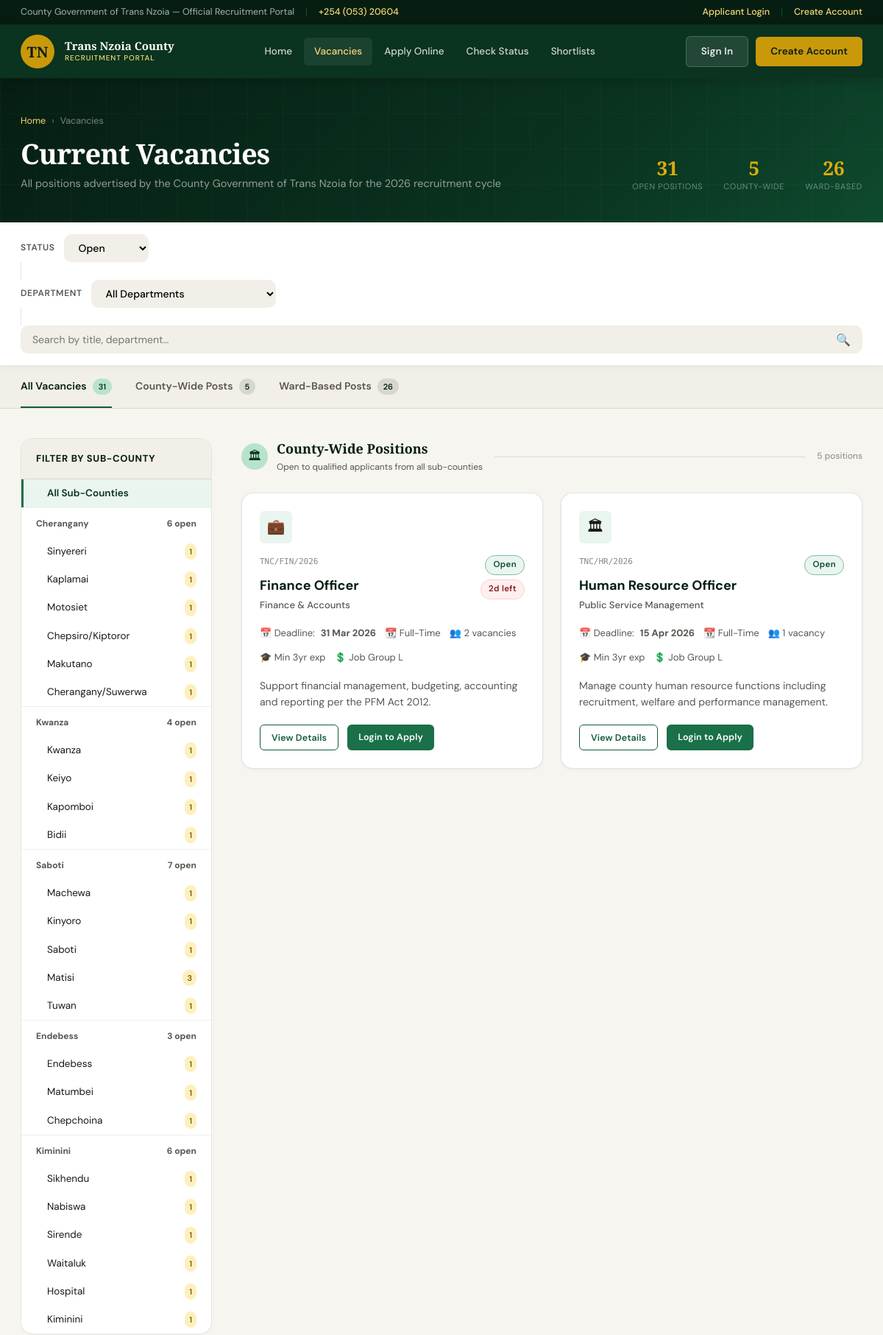
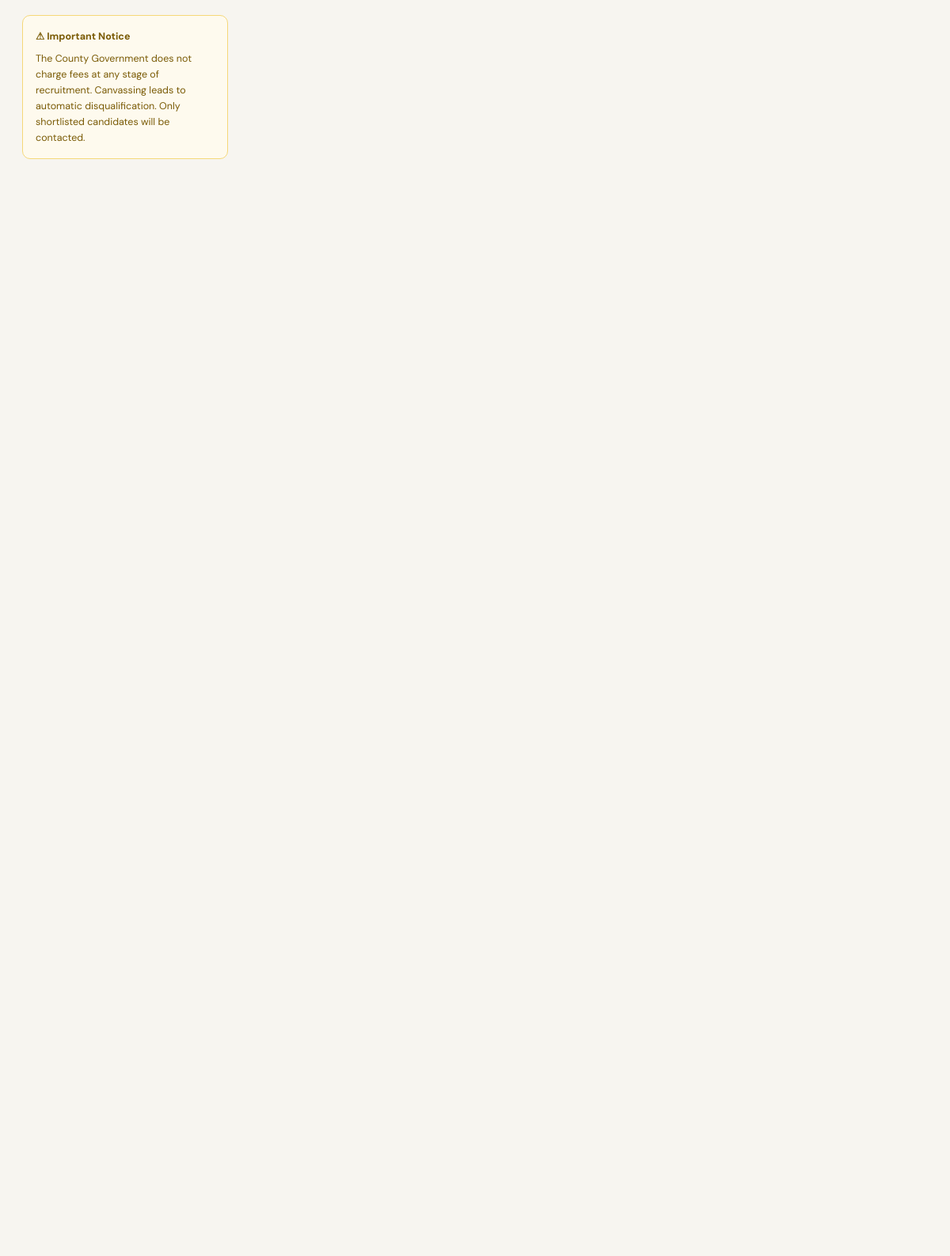
/jobs.php (upper part), run on the app's committed database (2 pictures, top to bottom).
### tables this page shows
CREATE TABLE `jobs` (
  `id` int(10) unsigned NOT NULL AUTO_INCREMENT,
  `job_code` varchar(30) NOT NULL,
  `title` varchar(200) NOT NULL,
  `department` varchar(200) NOT NULL,
  `type` enum('Full-Time','Part-Time','Contract','Internship') NOT NULL DEFAULT 'Full-Time',
  `deadline` date NOT NULL,
  `posted_date` date NOT NULL DEFAULT curdate(),
  `status` varchar(50) DEFAULT 'Open',
  `vacancies` tinyint(3) unsigned NOT NULL DEFAULT 1,
  `min_experience` tinyint(3) unsigned NOT NULL DEFAULT 0,
  `salary_scale` varchar(80) DEFAULT NULL,
  `scope` enum('county_wide','ward_specific') NOT NULL DEFAULT 'county_wide',
  `target_sub_county` varchar(60) DEFAULT NULL,
  `target_ward` varchar(80) DEFAULT NULL,
  `description` text NOT NULL,
  `requirements` text DEFAULT NULL,
  `responsibilities` text DEFAULT NULL,
  `source` enum('manual','bulk_import') NOT NULL DEFAULT 'manual',
  `created_by` int(10) unsigned DEFAULT NULL,
  `created_at` datetime NOT NULL DEFAULT current_timestamp(),
  `updated_at` datetime NOT NULL DEFAULT current_timestamp() ON UPDATE current_timestamp(),
  `job_group` varchar(100) DEFAULT NULL,
  `terms` varchar(100) DEFAULT NULL,
  `duties` text DEFAULT NULL,
  PRIMARY KEY (`id`),
  UNIQUE KEY `job_code` (`job_code`),
  KEY `created_by` (`created_by`),
  KEY `idx_status` (`status`),
  KEY `idx_deadline` (`deadline`),
  CONSTRAINT `jobs_ibfk_1` FOREIGN KEY (`created_by`) REFERENCES `users` (`id`) ON DELETE SET NULL
);

### includes/auth.php (called while the page is built, shortened)
<?php
function is_logged_in(): bool {
    return isset($_SESSION['tnc_user']['id']);
}

### jobs.php (the view, shortened to what this page needs)
<?php
require_once __DIR__ . '/includes/auth.php';
$pdo = db();
$filter_scope  = $_GET['scope']  ?? 'all';
$filter_sc     = $_GET['sc']     ?? '';
$filter_status = $_GET['status'] ?? 'Open';
$filter_dept   = $_GET['dept']   ?? '';
$filter_q      = trim($_GET['q'] ?? '');
$where  = ['1=1'];
$params = [];
if ($filter_status !== 'all') {
    $where[]  = 'status = ?';
    $params[] = $filter_status;
}
$sql = "SELECT * FROM jobs WHERE " . implode(' AND ', $where) . "
        ORDER BY
          FIELD(status,'Open','Closed','Draft','Cancelled'),
          scope ASC,
          target_sub_county ASC,
          deadline ASC";
$stmt = $pdo->prepare($sql);
$stmt->execute($params);
$all_jobs = $stmt->fetchAll();
$county_jobs = array_filter($all_jobs, fn($j) => $j['scope'] === 'county_wide');
$ward_jobs   = array_filter($all_jobs, fn($j) => $j['scope'] === 'ward_specific');
$counts = $pdo->query("
    SELECT scope, COUNT(*) as cnt FROM jobs WHERE status='Open' GROUP BY scope
")->fetchAll();
$cnt = ['county_wide' => 0, 'ward_specific' => 0, 'all' => 0];
foreach ($counts as $c) {
    $cnt[$c['scope']] = (int)$c['cnt'];
    $cnt['all'] += (int)$c['cnt'];
}
$dept_icons = [
    'Finance'    => '💼', 'ICT'     => '💻', 'Health'   => '🏥',
    'Education'  => '🎓', 'Agriculture' => '🌾', 'Legal' => '⚖️',
    'Public'     => '🏛',
];
function dept_icon(string $dept, array $map): string {
    foreach ($map as $key => $icon) {
        if (stripos($dept, $key) !== false) return $icon;
    }
    return '🏛';
}
function days_badge(string $deadline): string {
    $d = ceil((strtotime($deadline) - time()) / 86400);
    if ($d <= 7) return '<span class="badge badge-danger">' . $d . 'd left</span>';
    return '';
}
?>
<?php
require_once __DIR__ . '/includes/partials/header.php';
?>
<div class="page-hdr">
  <div class="container">
    <div class="page-hdr-left">
      <div class="breadcrumb">
        <a href="index.php">Home</a>
        <span class="breadcrumb-sep">›</span>
        <span>Vacancies</span>
      </div>
      <h1>Current Vacancies</h1>
      <div class="page-hdr-sub">All positions advertised by the County Government of Trans Nzoia for the 2026 recruitment cycle</div>
    </div>
    <div class="page-hdr-stats">
      <div class="hdr-stat">
        <div class="hdr-stat-num"><?= $cnt['all'] ?></div>
        <div class="hdr-stat-lbl">Open Positions</div>
      </div>
      <div class="hdr-stat">
        <div class="hdr-stat-num"><?= $cnt['county_wide'] ?></div>
        <div class="hdr-stat-lbl">County-Wide</div>
      </div>
      <div class="hdr-stat">
        <div class="hdr-stat-num"><?= $cnt['ward_specific'] ?></div>
        <div class="hdr-stat-lbl">Ward-Based</div>
      </div>
    </div>
  </div>
</div>
<div class="filter-bar">
  <div class="container">
    <form method="GET" style="display:contents">
      <div class="filter-group">
        <label class="filter-label">Status</label>
        <select class="filter-select" name="status" onchange="this.form.submit()">
          <option value="Open"  <?= $filter_status==='Open'  ?'selected':'' ?>>Open</option>
        </select>
      </div>
      <div class="filter-group">
        <label class="filter-label">Department</label>
        <select class="filter-select" name="dept" onchange="this.form.submit()">
          <option value="">All Departments</option>
        </select>
      </div>
      <div class="filter-search">
        <input type="text" name="q" value="<?= htmlspecialchars($filter_q) ?>" placeholder="Search by title, department…">
        <button type="submit">&#128269;</button>
      </div>
    </form>
  </div>
</div>
<div class="scope-tabs">
  <div class="container">
    <a href="?scope=all&status=<?= urlencode($filter_status) ?>&dept=<?= urlencode($filter_dept) ?>&q=<?= urlencode($filter_q) ?>"
       class="scope-tab <?= $filter_scope==='all'?'active':'' ?>">
      All Vacancies <span class="tab-count"><?= count($all_jobs) ?></span>
    </a>
    <a href="?scope=county_wide&status=<?= urlencode($filter_status) ?>&dept=<?= urlencode($filter_dept) ?>&q=<?= urlencode($filter_q) ?>"
       class="scope-tab <?= $filter_scope==='county_wide'?'active':'' ?>">
      County-Wide Posts <span class="tab-count"><?= count($county_jobs) ?></span>
    </a>
    <a href="?scope=ward_specific&status=<?= urlencode($filter_status) ?>&dept=<?= urlencode($filter_dept) ?>&q=<?= urlencode($filter_q) ?>"
       class="scope-tab <?= $filter_scope==='ward_specific'?'active':'' ?>">
      Ward-Based Posts <span class="tab-count"><?= count($ward_jobs) ?></span>
    </a>
  </div>
</div>
<div class="page-body">
  <div class="container">
    <aside class="sidebar">
      <?php if ($filter_scope !== 'county_wide'): ?>
      <div class="sidebar-card">
        <div class="sidebar-hdr">Filter by Sub-County</div>
        <div class="sidebar-body">
          <div class="ward-item <?= $filter_sc===''?'active':'' ?>"
               onclick="location='?scope=<?= urlencode($filter_scope) ?>&status=<?= urlencode($filter_status) ?>&dept=<?= urlencode($filter_dept) ?>&q=<?= urlencode($filter_q) ?>'">
            <span>All Sub-Counties</span>
          </div>
          <?php foreach (SUB_COUNTIES as $sc => $wards):
            $open_in_sc = count(array_filter($ward_jobs, fn($j) => $j['target_sub_county'] === $sc && $j['status']==='Open'));
          ?>
          <div class="sc-group">
            <div class="sc-group-label"><?= htmlspecialchars($sc) ?> <span><?= $open_in_sc ?> open</span></div>
            <ul class="ward-list">
              <?php foreach ($wards as $ward):
                $open_in_ward = count(array_filter($ward_jobs, fn($j) => $j['target_ward']===$ward && $j['status']==='Open'));
              ?>
              <li class="ward-item <?= ($filter_sc===$sc)?'active':'' ?>"
                  onclick="location='?scope=ward_specific&sc=<?= urlencode($sc) ?>&status=<?= urlencode($filter_status) ?>&dept=<?= urlencode($filter_dept) ?>&q=<?= urlencode($filter_q) ?>'">
                <span><?= htmlspecialchars($ward) ?></span>
                <?php if ($open_in_ward): ?>
                  <span class="ward-open-badge"><?= $open_in_ward ?></span>
                <?php endif; ?>
              </li>
              <?php endforeach; ?>
            </ul>
          </div>
          <?php endforeach; ?>
        </div>
      </div>
      <?php endif; ?>
      <div class="notice-box">
        <strong>&#9888; Important Notice</strong>
        The County Government does not charge fees at any stage of recruitment.
        Canvassing leads to automatic disqualification.
        Only shortlisted candidates will be contacted.
      </div>
    </aside>
    <div class="content-area">
      <?php if (empty($all_jobs)): ?>
        <div class="empty-state">
          <div class="empty-icon">📋</div>
          <div class="empty-title">No vacancies found</div>
          <div class="empty-desc">Try adjusting your search or filter criteria.</div>
        </div>
      <?php else: ?>
        <?php if ($filter_scope !== 'ward_specific' && !empty($county_jobs)): ?>
        <div class="section-divider fade-up">
          <div class="section-divider-label">
            <div class="section-divider-icon section-divider-icon-green">🏛</div>
            <div>
              <div class="section-divider-title">County-Wide Positions</div>
              <div class="section-divider-count">Open to qualified applicants from all sub-counties</div>
            </div>
          </div>
          <div class="section-divider-line"></div>
          <span style="font-size:12px;color:var(--text-light);white-space:nowrap"><?= count($county_jobs) ?> position<?= count($county_jobs)!==1?'s':'' ?></span>
        </div>
        <div class="jobs-grid" id="county-jobs">
          <?php foreach ($county_jobs as $job): ?>
          <div class="job-card <?= $job['status']==='Closed'?'closed':'' ?> fade-up" id="job-<?= $job['id'] ?>">
            <div class="job-card-icon"><?= dept_icon($job['department'], $dept_icons) ?></div>
            <div class="job-card-body">
              <div class="job-card-top">
                <div>
                  <div class="job-code"><?= htmlspecialchars($job['job_code']) ?></div>
                  <div class="job-title"><?= htmlspecialchars($job['title']) ?></div>
                  <div class="job-dept"><?= htmlspecialchars($job['department']) ?></div>
                </div>
                <div style="display:flex;flex-direction:column;align-items:flex-end;gap:6px;flex-shrink:0">
                  <span class="badge <?= $job['status']==='Open'?'badge-open':'badge-closed' ?>"><?= $job['status'] ?></span>
                  <?= days_badge($job['deadline']) ?>
                </div>
              </div>
              <div class="job-meta-row">
                <div class="job-meta-item">&#128197; Deadline: <strong><?= date('d M Y', strtotime($job['deadline'])) ?></strong></div>
                <div class="job-meta-item">&#128198; <?= htmlspecialchars($job['type']) ?></div>
                <div class="job-meta-item">&#128101; <?= $job['vacancies'] ?> <?= $job['vacancies']==1?'vacancy':'vacancies' ?></div>
                <?php if ($job['min_experience']): ?>
                  <div class="job-meta-item">&#127891; Min <?= $job['min_experience'] ?>yr exp</div>
                <?php endif; ?>
                <?php if ($job['salary_scale']): ?>
                  <div class="job-meta-item">&#128178; <?= htmlspecialchars($job['salary_scale']) ?></div>
                <?php endif; ?>
              </div>
              <div class="job-desc"><?= htmlspecialchars($job['description']) ?></div>
              <div class="job-actions">
                <button class="btn btn-outline-green btn-sm" onclick="openModal(<?= $job['id'] ?>)">View Details</button>
                <?php if ($job['status']==='Open'): ?>
                  <?php if (is_logged_in() && has_role('applicant')): ?>
                    <a href="apply.php?job=<?= $job['id'] ?>" class="btn btn-green btn-sm">Apply Now</a>
                  <?php else: ?>
                    <a href="applicant/login.php?next=<?= urlencode('apply.php?job='.$job['id']) ?>" class="btn btn-green btn-sm">Login to Apply</a>
                  <?php endif; ?>
                <?php endif; ?>
              </div>
            </div>
          </div>
          <?php endforeach; ?>
        </div>
        <?php endif; ?>
      <?php endif; ?>
    </div>
  </div>
</div>
<?php require_once __DIR__ . '/includes/partials/footer.php'; ?>

### data on the page
jobs: department "💼", job_code "TNC/FIN/2026", title "Finance Officer", department "Finance & Accounts", status "Open", deadline "2", deadline "31 Mar 2026", type "Full-Time", vacancies "2", min_experience "3", salary_scale "Job Group L", description "Support financial management, budgeting, accounting and reporting per the PFM Act 2012."
jobs: department "🏛", job_code "TNC/HR/2026", title "Human Resource Officer", department "Public Service Management", status "Open", deadline "15 Apr 2026", type "Full-Time", vacancies "1", shows "vacancy", min_experience "3", salary_scale "Job Group L", description "Manage county human resource functions including recruitment, welfare and performance management."

### other printed values
$cnt['all'] "31"
$cnt['county_wide'] "5"
$cnt['ward_specific'] "26"
count($all_jobs) "31"
count($county_jobs) "5"
count($ward_jobs) "26"
$sc "Cherangany"
$open_in_sc "6"
$ward "Sinyereri"
$open_in_ward "1"
$ward "Kaplamai"
$ward "Motosiet"
$ward "Chepsiro/Kiptoror"
$ward "Makutano"
$ward "Cherangany/Suwerwa"
